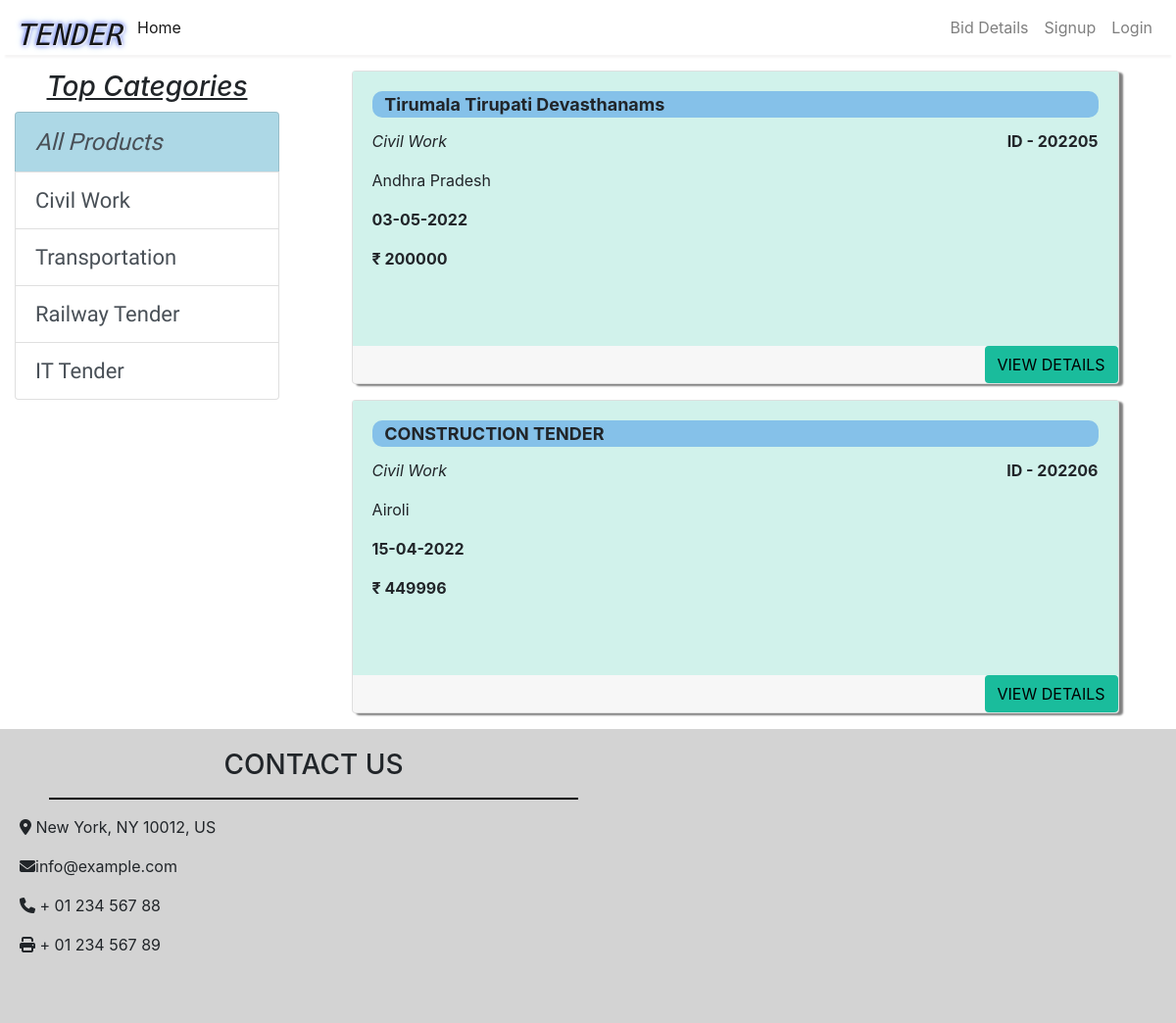
The page /vendor?category=1 on the database its author committed.
### vendor/models/category.py (models this page shows)
class Category(models.Model):
    name = models.CharField(max_length=20)
    @staticmethod
    def get_all_categories():
        return Category.objects.all()
    def __str__(self):
        return self.name

### vendor/models/tender.py (models this page shows, shortened)
class Product(models.Model):
    name = models.CharField(max_length=50, default=0)
    number = models.IntegerField(default=0)
    category = models.ForeignKey(Category, on_delete=models.CASCADE, default=1)
    description = models.CharField(max_length=200, default='' , null=True , blank=True)
    location = models.CharField(max_length=100, default='')
    price = models.CharField(max_length=100,default='')
    start = models.CharField(max_length=20, default='')
    @staticmethod
    def get_all_products_by_categoryid(category_id):
        if category_id:
            return Product.objects.filter(category = category_id)
        else:
            return Product.get_all_products();

### vendor/views/home.py (the view)
# urls.py: path('' , include('vendor.urls')),
def vendor(request):
    cart = request.session.get('cart')
    if not cart:
        request.session['cart'] = {}
    products = None
    categories = Category.get_all_categories()
    categoryID = request.GET.get('category')
    if categoryID:
        products = Product.get_all_products_by_categoryid(categoryID)
    else:
        products = Product.get_all_products();
    data = {}
    data['products'] = products
    data['categories'] = categories
    print('you are : ', request.session.get('email'))
    return render(request, 'index.html', data)

### vendor/templatetags/custom_filter.py (called while the page is built)
@register.filter(name='currency')
def currency(number):
    return "₹ "+str(number)

### templates/index.html (shortened to what this page needs)
{% extends 'base.html' %}
{% load static %}
{% block content %}
{% load cart %}
{% load custom_filter %}
<div class="container-fluid mt-3">
	<div class="row">
		<div class="col-lg-3 mx-auto">
			<h3 style="text-align:center;" ><u><i>Top Categories</i></u></h3>
			<div class="list-group">
				<a href="/" class="list-group-item list-group-item-action" style="font-style: italic;font-family: 'Teko', sans-serif; background-color:lightblue;font-size:24px;">All Products</a>
				{% for category in categories %}
				<a href="/?category={{category.id}}"
					class="list-group-item list-group-item-action" style=" font-family: 'Teko', sans-serif;font-size:22px;">{{category.name}}</a>
				{% endfor %}
			</div>
		</div>
		<div id='products' class="col-lg-9 mx-auto">
			<div class="row mx-auto">
				{% for product in products %}
				<div class="card mx-auto mb-3" id={{product.id}} >
					<div class="card-body" style="background-color:#D1F2EB ;">
						<p class="card-title name"><b>&nbsp;&nbsp; {{product.name}}</b></p>
						<p class="card-text float-right"><b>ID - {{product.number}}</b></p>
						<p class="card-text"><i>{{product.category}}</i></p>
						<p class="card-text" >{{product.location}}</p>
						<p class="card-text"><b>{{product.start}}</b></p>
						<p class="card-text"><b>{{product.price|currency}}</b></p>
					</div>
					<div class="card-footer p-0 no-gutters">
					<form action="/#{{product.id}}" method="POST" class="btn-block">
						<input type="submit" class="float-right btn "
							value="VIEW DETAILS">
					</form>
				</div>
			</div>
				{% endfor %}
			</div>
		</div>
	</div>
</div>
{% endblock %}
{% block footer %}
<footer>
	  <div class="float-child">
		<h3 style="text-align:center;">CONTACT US</h3>
		<hr style="width:90%;size:5;height:2px;border-width:0;background-color:black;">
		<p><i class="fa fa-map-marker" ></i>  New York, NY 10012, US</p>
		<p><i class="fas fa-envelope me-3"></i>info@example.com</p>
		<p><i class="fas fa-phone me-2"></i> + 01 234 567 88</p>
		<p><i class="fas fa-print me-3"></i> + 01 234 567 89</p>
  </footer>
  {% endblock %}

### templates/base.html (style rules this page uses)
html { scroll-behavior: smooth; }

### templates/index.html (style rules this page uses)
.card { width: 90%; height: 320px; box-shadow: 4px 2px 2px grey; }
footer { height: 300px; background-color: lightgrey; width: 100%; }
.float-child { width: 50%; float: left; margin: 20px; }
.name { font-size: 18px; background-color: #85C1E9; border-radius: 10px; }
input { background-color:#1ABC9C ; }
.card-footer { border:none; }

### rows shown on the page
Category: name "Civil Work"
Category: name "Transportation"
Category: name "Railway Tender"
Category: name "IT Tender"
Product: name "Tirumala Tirupati Devasthanams", number "202205", category "Civil Work", location "Andhra Pradesh", start "03-05-2022", price "₹ 200000"
Product: name "CONSTRUCTION TENDER", number "202206", category "Civil Work", location "Airoli", start "15-04-2022", price "₹ 449996"
